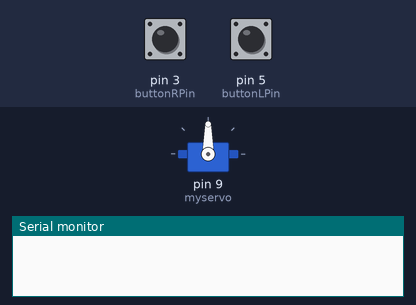
This sketch was run on a simulated Arduino Uno, built with avr-gcc and run on an emulated ATmega328P. Parts: servo, the last lines printed to the serial monitor. The inputs (shaded band) are chosen by the test bench; at power-on: pin 3 (buttonRPin) LOW, pin 5 (buttonLPin) LOW.

Above: at 4.8 s.
4.9 s: pin 3 (buttonRPin) pulled HIGH for 2.35 s
At 6.9 s:
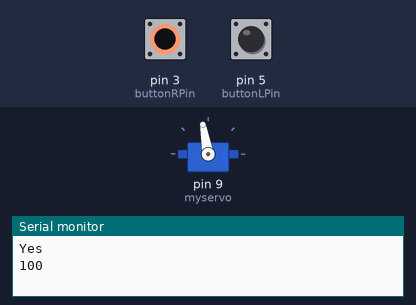
8.7 s: pin 5 (buttonLPin) pulled HIGH for 2.35 s
At 11.1 s:
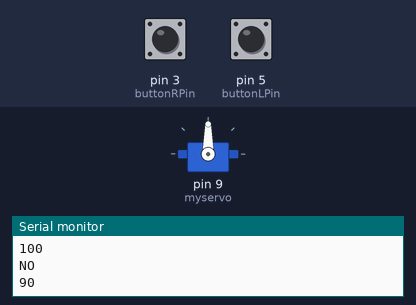
12.5 s: pin 3 (buttonRPin) driven HIGH and pin 5 (buttonLPin) driven HIGH
At 16.9 s:
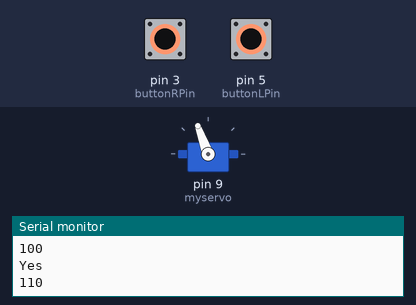
18.5 s: pin 3 (buttonRPin) driven LOW
24.5 s: pin 3 (buttonRPin) driven HIGH
Timing chart, 0 to 43.5 s (numbered marks = the images above; inputs shaded):
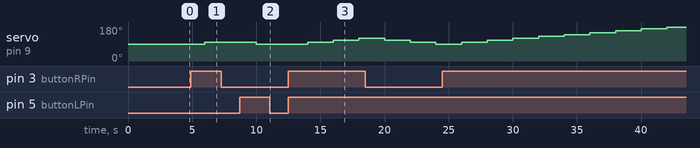

The sketch:

Servotest.ino
```cpp
#include <Servo.h>

Servo myservo;  // create servo object to control a servo
                // twelve servo objects can be created on most boards

const int buttonRPin = 3;
const int buttonLPin = 5;
int pos = 90;
int buttonRState = 0;
int buttonLState = 0;
void setup()
{
  Serial.begin(9600);
  pinMode(buttonRPin, INPUT);
  pinMode(buttonLPin, INPUT);
  myservo.attach(9);  // attaches the servo on pin 9 to the servo object
}

void loop()
{
  buttonRState = digitalRead(buttonRPin);
  buttonLState = digitalRead(buttonLPin);
  if (buttonRState == HIGH) {
    Serial.println("Yes");
    pos+=10;
    Serial.println(pos);
    buttonRState = 0;
    myservo.write(pos);

  }
  else if (buttonLState == HIGH) {
    Serial.println("NO");
    pos-=10;
    Serial.println(pos);
    buttonLState = 0;
    myservo.write(pos);

  }
  //Hi

  delay(2000);

}
```

Measured:
- after the input at 4.9 s, servo on pin 9 (myservo): 90° → 100° after 1.1 s
- after the input at 8.7 s, servo on pin 9 (myservo): 100° → 90° after 1.3 s
- after the input at 12.5 s, servo on pin 9 (myservo): 90° → 100° after 1.5 s, → 110° 2.0 s later, → 120° 2.0 s later
